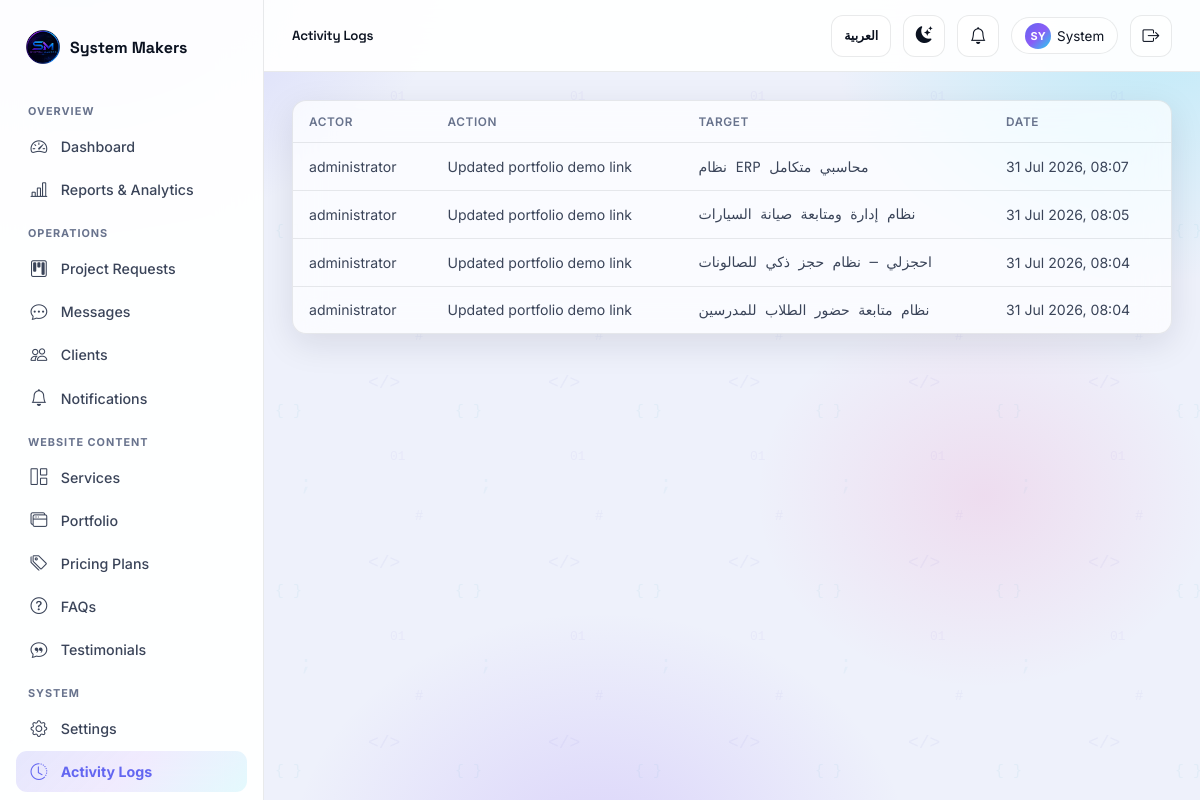
Before: /admin/activity-logs (signed in) with the older database file.
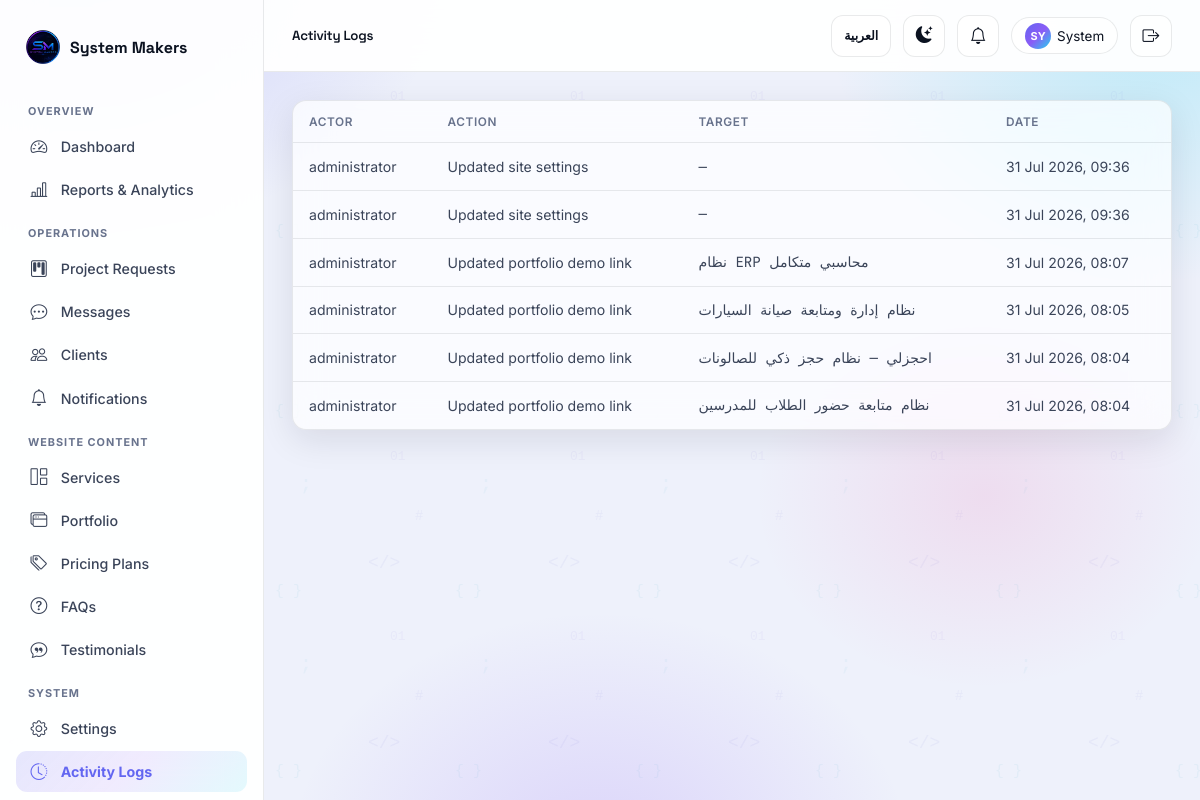
After: the same page with the newer database file.
### app/models/request.py (models this page shows, shortened)
class ActivityLog(db.Model):
    __tablename__ = "activity_logs"
    id = db.Column(db.Integer, primary_key=True)
    actor = db.Column(db.String(150))  # username or 'system' / 'guest'
    action = db.Column(db.String(255), nullable=False)
    target = db.Column(db.String(255))
    created_at = db.Column(db.DateTime, default=lambda: datetime.now(timezone.utc))

### app/routes/admin.py (the view)
@admin_bp.route("/activity-logs")
def activity_logs():
    page = request.args.get("page", 1, type=int)
    pagination = ActivityLog.query.order_by(ActivityLog.created_at.desc()).paginate(
        page=page, per_page=30, error_out=False)
    return render_template("admin/activity_logs.html", pagination=pagination, logs=pagination.items)

### app/models/__init__.py (called while the page is built)
@login_manager.user_loader
def load_user(user_id):
    return User.query.get(int(user_id))

### app/models/user.py (called while the page is built)
    @property
    def is_active(self):
        return self.is_active_account

    @property
    def is_admin(self) -> bool:
        return self.role == "admin"

    @property
    def unread_notifications_count(self) -> int:
        return self.notifications.filter_by(is_read=False).count()

### app/routes/admin.py (called while the page is built)
@admin_bp.before_request
@login_required
@admin_required
def require_admin():
    pass

### app/translations.py (called while the page is built)
def get_translator(lang: str):
    table = TRANSLATIONS.get(lang, TRANSLATIONS["en"])
    fallback = TRANSLATIONS["en"]
    def t(key: str) -> str:
        return table.get(key) or fallback.get(key) or key
    return t

### app/templates/admin/activity_logs.html (shortened to what this page needs)
{% extends "layout_dashboard.html" %}
{% block page_title %}Activity Logs{% endblock %}
{% block sidebar %}{% include "partials/admin_sidebar.html" %}{% endblock %}
{% block dash_content %}
<div class="glass table-wrap">
  <table class="dtable">
    <thead><tr><th>Actor</th><th>Action</th><th>Target</th><th>Date</th></tr></thead>
    <tbody>
      {% for l in logs %}
      <tr>
        <td>{{ l.actor }}</td>
        <td>{{ l.action }}</td>
        <td class="mono">{{ l.target or '—' }}</td>
        <td>{{ l.created_at.strftime('%d %b %Y, %H:%M') }}</td>
      </tr>
      {% else %}
      <tr><td colspan="4"><div class="empty-state"><i class="bi bi-clock-history"></i><p>No activity recorded yet.</p></div></td></tr>
      {% endfor %}
    </tbody>
  </table>
</div>
{% endblock %}

Changed rows visible on the page:
added ActivityLog: actor "administrator", action "Updated site settings", target "—", created_at "31 Jul 2026, 09:36"
added ActivityLog: actor "administrator", action "Updated site settings", target "—", created_at "31 Jul 2026, 09:36"
